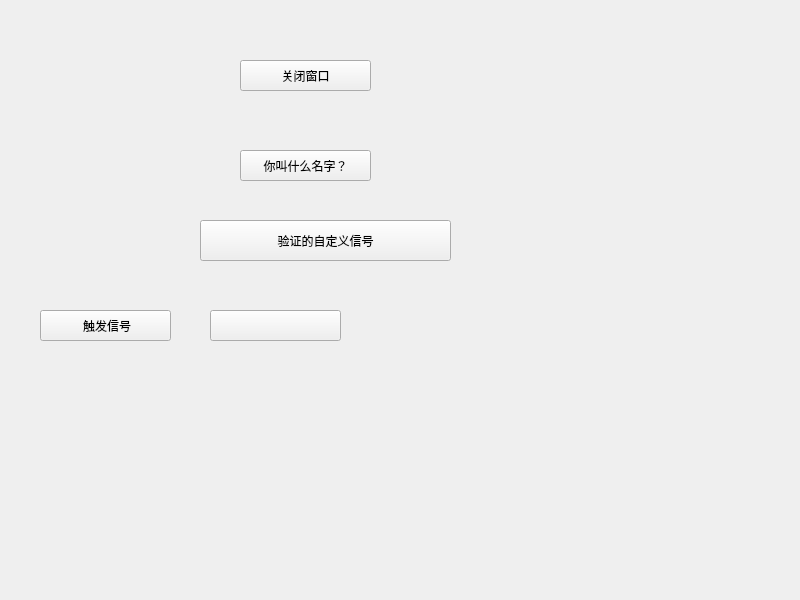
<?xml version="1.0" encoding="UTF-8"?>
<ui version="4.0">
 <class>Widget</class>
 <widget class="QWidget" name="Widget">
  <property name="geometry">
   <rect>
    <x>0</x>
    <y>0</y>
    <width>800</width>
    <height>600</height>
   </rect>
  </property>
  <property name="windowTitle">
   <string>Widget</string>
  </property>
  <widget class="QPushButton" name="pushButton">
   <property name="geometry">
    <rect>
     <x>240</x>
     <y>60</y>
     <width>131</width>
     <height>31</height>
    </rect>
   </property>
   <property name="text">
    <string>关闭窗口</string>
   </property>
  </widget>
  <widget class="QPushButton" name="pushButton_2">
   <property name="geometry">
    <rect>
     <x>240</x>
     <y>150</y>
     <width>131</width>
     <height>31</height>
    </rect>
   </property>
   <property name="text">
    <string>你叫什么名字？</string>
   </property>
  </widget>
  <widget class="QPushButton" name="pushButton_3">
   <property name="geometry">
    <rect>
     <x>200</x>
     <y>220</y>
     <width>251</width>
     <height>41</height>
    </rect>
   </property>
   <property name="text">
    <string>验证的自定义信号</string>
   </property>
  </widget>
  <widget class="QPushButton" name="pushButton_4">
   <property name="geometry">
    <rect>
     <x>40</x>
     <y>310</y>
     <width>131</width>
     <height>31</height>
    </rect>
   </property>
   <property name="text">
    <string> 触发信号</string>
   </property>
  </widget>
  <widget class="QPushButton" name="pushButton_5">
   <property name="geometry">
    <rect>
     <x>210</x>
     <y>310</y>
     <width>131</width>
     <height>31</height>
    </rect>
   </property>
   <property name="text">
    <string/>
   </property>
  </widget>
 </widget>
 <resources/>
 <connections/>
</ui>
